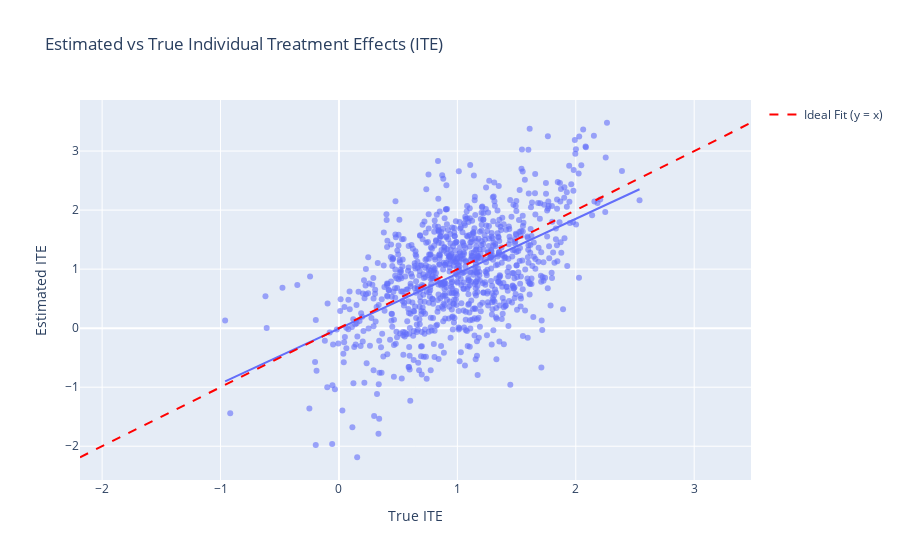

The code cell stored with this chart in its notebook:
### Markdown cell above
## Estimated vs True ITE plot

### Code cell
# Assign predicted ITEs from X-Learner
tau_hat_x = ite_hat_xlearner  

# Create DataFrame for plotting
df_plot = pd.DataFrame({
    "True ITE": tau_true,
    "Estimated ITE (X-Learner)": tau_hat_x
})

# Add 1:1 line for reference
line = np.linspace(df_plot.min().min(), df_plot.max().max(), 100)

# Plot
fig = px.scatter(df_plot, 
                 x="True ITE", 
                 y="Estimated ITE (X-Learner)",
                 title="Estimated vs True Individual Treatment Effects (ITE)",
                 trendline="ols",
                 opacity=0.6)

fig.add_scatter(x=line, y=line, mode='lines', name='Ideal Fit (y = x)',
                line=dict(color='red', dash='dash'))

fig.update_layout(xaxis_title="True ITE", yaxis_title="Estimated ITE")
fig.show()

### Figure 1 — Plotly figure (JSON) as saved in the notebook; plotly's stock layout.template omitted (floating-point values rounded to 4 significant figures; data arrays with more than 128 entries replaced by an {"elided": "..."} marker saying what was removed)
{"data": [{"hovertemplate": "True ITE=%{x}<br>Estimated ITE (X-Learner)=%{y}<extra></extra>", "legendgroup": "", "marker": {"color": "#636efa", "opacity": 0.6, "symbol": "circle"}, "mode": "markers", "name": "", "orientation": "v", "showlegend": false, "type": "scatter", "x": {"elided": "922 float values"}, "xaxis": "x", "y": {"elided": "922 float values"}, "yaxis": "y"}, {"hovertemplate": "<b>OLS trendline</b><br>Estimated ITE (X-Learner) = 0.929638 * True ITE + -0.00692107<br>R<sup>2</sup>=0.301233<br><br>True ITE=%{x}<br>Estimated ITE (X-Learner)=%{y} <b>(trend)</b><extra></extra>", "legendgroup": "", "marker": {"color": "#636efa", "symbol": "circle"}, "mode": "lines", "name": "", "showlegend": false, "type": "scatter", "x": {"elided": "922 float values"}, "xaxis": "x", "y": {"elided": "922 float values"}, "yaxis": "y"}, {"line": {"color": "red", "dash": "dash"}, "mode": "lines", "name": "Ideal Fit (y = x)", "type": "scatter", "x": [-2.187, -2.13, -2.072, -2.015, -1.958, -1.901, -1.843, -1.786, -1.729, -1.672, -1.615, -1.557, -1.5, -1.443, -1.386, -1.328, -1.271, -1.214, -1.157, -1.099, -1.042, -0.9849, -0.9277, -0.8704, -0.8132, -0.7559, -0.6987, -0.6415, -0.5842, -0.527, -0.4697, -0.4125, -0.3553, -0.298, -0.2408, -0.1836, -0.1263, -0.06908, -0.01184, 0.0454, 0.1026, 0.1599, 0.2171, 0.2744, 0.3316, 0.3888, 0.4461, 0.5033, 0.5605, 0.6178, 0.675, 0.7323, 0.7895, 0.8467, 0.904, 0.9612, 1.018, 1.076, 1.133, 1.19, 1.247, 1.305, 1.362, 1.419, 1.476, 1.534, 1.591, 1.648, 1.705, 1.763, 1.82, 1.877, 1.934, 1.992, 2.049, 2.106, 2.163, 2.22, 2.278, 2.335, 2.392, 2.449, 2.507, 2.564, 2.621, 2.678, 2.736, 2.793, 2.85, 2.907, 2.965, 3.022, 3.079, 3.136, 3.194, 3.251, 3.308, 3.365, 3.422, 3.48], "y": [-2.187, -2.13, -2.072, -2.015, -1.958, -1.901, -1.843, -1.786, -1.729, -1.672, -1.615, -1.557, -1.5, -1.443, -1.386, -1.328, -1.271, -1.214, -1.157, -1.099, -1.042, -0.9849, -0.9277, -0.8704, -0.8132, -0.7559, -0.6987, -0.6415, -0.5842, -0.527, -0.4697, -0.4125, -0.3553, -0.298, -0.2408, -0.1836, -0.1263, -0.06908, -0.01184, 0.0454, 0.1026, 0.1599, 0.2171, 0.2744, 0.3316, 0.3888, 0.4461, 0.5033, 0.5605, 0.6178, 0.675, 0.7323, 0.7895, 0.8467, 0.904, 0.9612, 1.018, 1.076, 1.133, 1.19, 1.247, 1.305, 1.362, 1.419, 1.476, 1.534, 1.591, 1.648, 1.705, 1.763, 1.82, 1.877, 1.934, 1.992, 2.049, 2.106, 2.163, 2.22, 2.278, 2.335, 2.392, 2.449, 2.507, 2.564, 2.621, 2.678, 2.736, 2.793, 2.85, 2.907, 2.965, 3.022, 3.079, 3.136, 3.194, 3.251, 3.308, 3.365, 3.422, 3.48]}], "layout": {"legend": {"tracegroupgap": 0}, "title": {"text": "Estimated vs True Individual Treatment Effects (ITE)"}, "xaxis": {"anchor": "y", "domain": [0, 1], "title": {"text": "True ITE"}}, "yaxis": {"anchor": "x", "domain": [0, 1], "title": {"text": "Estimated ITE"}}}}
